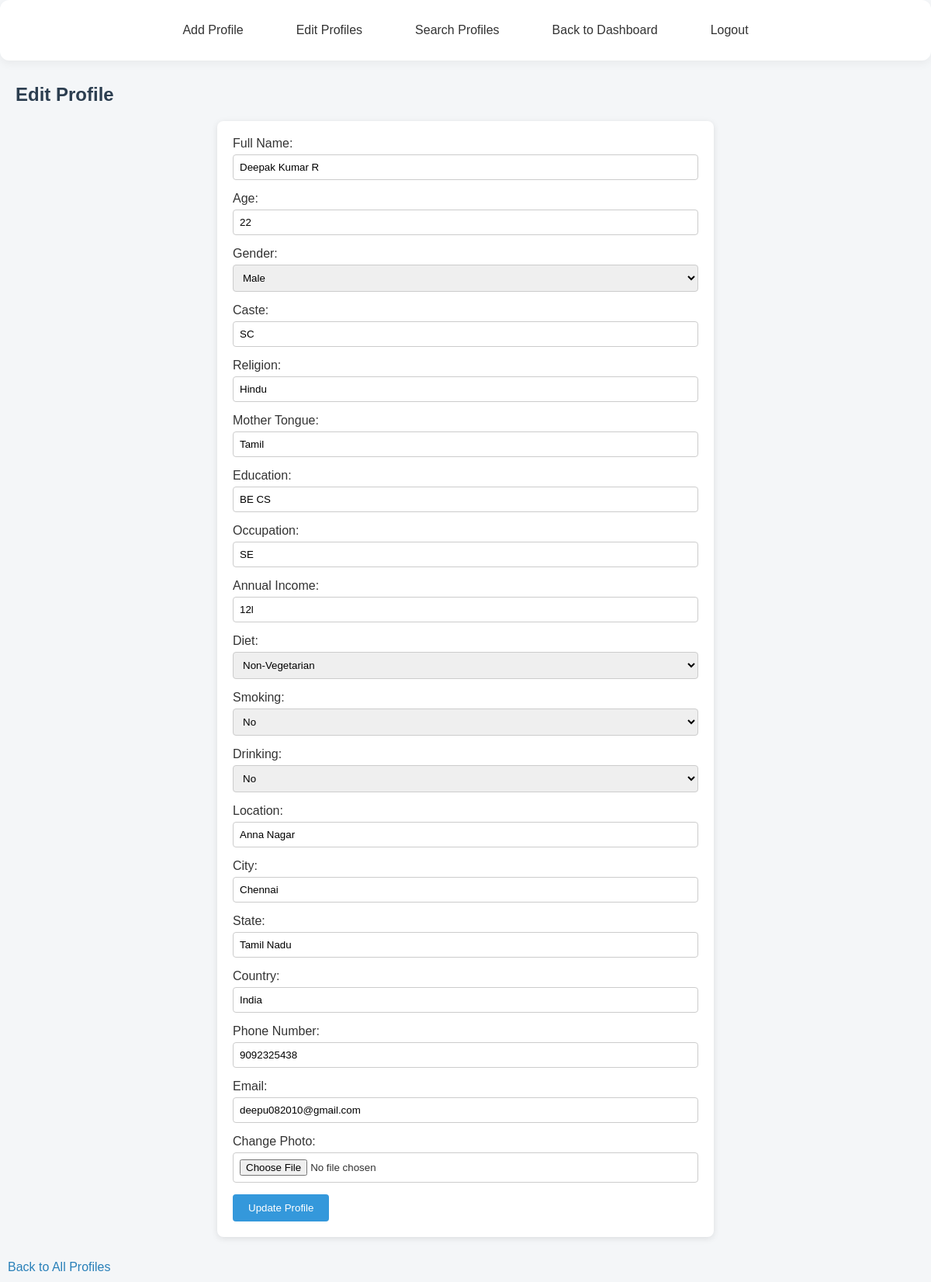
The app's page /edit_profile/1 (signed in) with its own data.
### models.py (models this page shows)
class Profile(db.Model):
    id = db.Column(db.Integer, primary_key=True)
    full_name = db.Column(db.String(100), nullable=False)
    age = db.Column(db.Integer, nullable=False)
    gender = db.Column(db.String(10), nullable=False)
    caste = db.Column(db.String(50), nullable=True)
    religion = db.Column(db.String(50), nullable=True)
    mother_tongue = db.Column(db.String(50), nullable=True)
    education = db.Column(db.String(100), nullable=True)
    occupation = db.Column(db.String(100), nullable=True)
    income = db.Column(db.String(50), nullable=True)
    diet = db.Column(db.String(50), nullable=True)
    smoking = db.Column(db.String(20), nullable=True)
    drinking = db.Column(db.String(20), nullable=True)
    location = db.Column(db.String(100), nullable=True)
    city = db.Column(db.String(50), nullable=True)
    state = db.Column(db.String(50), nullable=True)
    country = db.Column(db.String(50), nullable=True)
    phone = db.Column(db.String(20), nullable=True)
    email = db.Column(db.String(100), nullable=True)
    photo_filename = db.Column(db.String(100), nullable=True)

### app.py (the view, shortened to what this page needs)
@app.route('/edit_profile/<int:profile_id>', methods=['GET', 'POST'])
@login_required
def edit_profile(profile_id):
    profile = Profile.query.get_or_404(profile_id)
    return render_template('edit_profile.html', profile=profile)

### app.py (called while the page is built)
@login_manager.user_loader
def load_user(user_id):
    return Admin.query.get(int(user_id))

### templates/edit_profile.html (shortened to what this page needs)
<head>
    <link rel="stylesheet" href="{{ url_for('static', filename='style.css') }}">
</head>
{% include 'navbar.html' %}
<h2>Edit Profile</h2>
<form method="POST" enctype="multipart/form-data" class="form-container">
    <label>Full Name: <input type="text" name="full_name" value="{{ profile.full_name }}" required></label><br>
    <label>Age: <input type="number" name="age" value="{{ profile.age }}" required></label><br>
    <label>Gender:
        <select name="gender" required>
            <option value="Male" {% if profile.gender == 'Male' %}selected{% endif %}>Male</option>
        </select>
    </label><br>
    <label>Caste: <input type="text" name="caste" value="{{ profile.caste }}"></label><br>
    <label>Religion: <input type="text" name="religion" value="{{ profile.religion }}"></label><br>
    <label>Mother Tongue: <input type="text" name="mother_tongue" value="{{ profile.mother_tongue }}"></label><br>
    <label>Education: <input type="text" name="education" value="{{ profile.education }}"></label><br>
    <label>Occupation: <input type="text" name="occupation" value="{{ profile.occupation }}"></label><br>
    <label>Annual Income: <input type="text" name="income" value="{{ profile.income }}"></label><br>
    <label>Diet:
        <select name="diet">
            <option value="Non-Vegetarian" {% if profile.diet == 'Non-Vegetarian' %}selected{% endif %}>Non-Vegetarian</option>
        </select>
    </label><br>
    <label>Smoking:
        <select name="smoking">
            <option value="No" {% if profile.smoking == 'No' %}selected{% endif %}>No</option>
        </select>
    </label><br>
    <label>Drinking:
        <select name="drinking">
            <option value="No" {% if profile.drinking == 'No' %}selected{% endif %}>No</option>
        </select>
    </label><br>
    <label>Location: <input type="text" name="location" value="{{ profile.location }}"></label><br>
    <label>City: <input type="text" name="city" value="{{ profile.city }}"></label><br>
    <label>State: <input type="text" name="state" value="{{ profile.state }}"></label><br>
    <label>Country: <input type="text" name="country" value="{{ profile.country }}"></label><br>
    <label>Phone Number: <input type="text" name="phone" value="{{ profile.phone }}"></label><br>
    <label>Email: <input type="email" name="email" value="{{ profile.email }}"></label><br>
    <label>Change Photo: <input type="file" name="photo"></label><br>
    <button type="submit">Update Profile</button>
</form>
<a href="{{ url_for('edit_profiles') }}">Back to All Profiles</a>

### static/style.css (style rules this page uses)
h2, h3 { color: #2c3e50; margin-left: 20px; }
form { background-color: #ffffff; padding: 20px; margin: 20px auto; max-width: 600px; border-radius: 8px; box-shadow: 0 2px 8px rgba(0,0,0,0.1); }
input[type="text"], input[type="number"], input[type="password"], input[type="email"], input[type="file"], select { width: 100%; padding: 8px; margin-top: 5px; margin-bottom: 15px; border: 1px solid #ccc; border-radius: 4px; box-sizing: border-box; }
button,input[type="submit"] { background-color: #3498db; color: white; padding: 10px 20px; border: none; border-radius: 4px; cursor: pointer; }
a { color: #2980b9; text-decoration: none; margin: 10px; display: inline-block; }

### records on screen
Profile: full_name "Deepak Kumar R", age "22", gender "Male", caste "SC", religion "Hindu", mother_tongue "Tamil", education "BE CS", occupation "SE", income "12l", diet "Non-Vegetarian", smoking "No", drinking "No", location "Anna Nagar", city "Chennai", state "Tamil Nadu", country "India", phone "9092325438", email "deepu082010@gmail.com"
